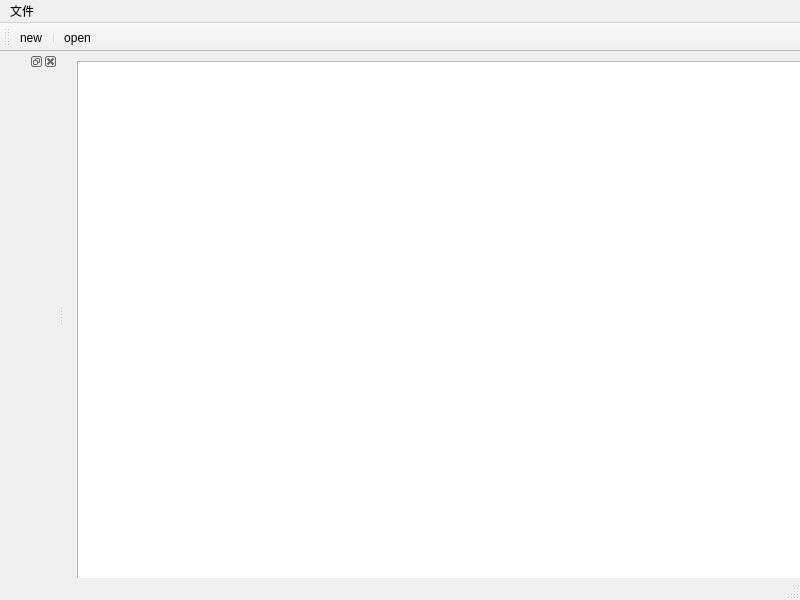
<?xml version="1.0" encoding="UTF-8"?>
<ui version="4.0">
 <class>MainWindow</class>
 <widget class="QMainWindow" name="MainWindow">
  <property name="geometry">
   <rect>
    <x>0</x>
    <y>0</y>
    <width>800</width>
    <height>600</height>
   </rect>
  </property>
  <property name="windowTitle">
   <string>MainWindow</string>
  </property>
  <widget class="QWidget" name="centralwidget">
   <widget class="QLabel" name="label">
    <property name="geometry">
     <rect>
      <x>10</x>
      <y>540</y>
      <width>54</width>
      <height>12</height>
     </rect>
    </property>
    <property name="text">
     <string>TextLabel</string>
    </property>
   </widget>
   <widget class="QTextEdit" name="textEdit">
    <property name="geometry">
     <rect>
      <x>13</x>
      <y>9</y>
      <width>731</width>
      <height>541</height>
     </rect>
    </property>
   </widget>
  </widget>
  <widget class="QMenuBar" name="menubar">
   <property name="geometry">
    <rect>
     <x>0</x>
     <y>0</y>
     <width>800</width>
     <height>22</height>
    </rect>
   </property>
   <widget class="QMenu" name="menu">
    <property name="title">
     <string>文件</string>
    </property>
    <addaction name="actionnew"/>
    <addaction name="actionopem"/>
    <addaction name="actionexot"/>
    <addaction name="actionopen_recently"/>
    <addaction name="actionexit"/>
    <addaction name="actionexit_2"/>
    <addaction name="separator"/>
    <addaction name="separator"/>
   </widget>
   <addaction name="menu"/>
  </widget>
  <widget class="QStatusBar" name="statusbar"/>
  <widget class="QToolBar" name="toolBar">
   <property name="windowTitle">
    <string>toolBar</string>
   </property>
   <property name="floatable">
    <bool>false</bool>
   </property>
   <attribute name="toolBarArea">
    <enum>TopToolBarArea</enum>
   </attribute>
   <attribute name="toolBarBreak">
    <bool>false</bool>
   </attribute>
   <addaction name="actionnew"/>
   <addaction name="separator"/>
   <addaction name="actionopem"/>
  </widget>
  <widget class="QDockWidget" name="dockWidget">
   <property name="allowedAreas">
    <set>Qt::LeftDockWidgetArea|Qt::RightDockWidgetArea</set>
   </property>
   <attribute name="dockWidgetArea">
    <number>1</number>
   </attribute>
   <widget class="QWidget" name="dockWidgetContents"/>
  </widget>
  <action name="actionnew">
   <property name="text">
    <string>new</string>
   </property>
  </action>
  <action name="actionopem">
   <property name="text">
    <string>open</string>
   </property>
  </action>
  <action name="actionopen_recently">
   <property name="text">
    <string>open recently</string>
   </property>
  </action>
  <action name="actionexot">
   <property name="text">
    <string>添加</string>
   </property>
  </action>
  <action name="actionexit">
   <property name="text">
    <string>add from</string>
   </property>
  </action>
  <action name="actionexit_2">
   <property name="text">
    <string>exit</string>
   </property>
  </action>
 </widget>
 <resources/>
 <connections/>
</ui>
